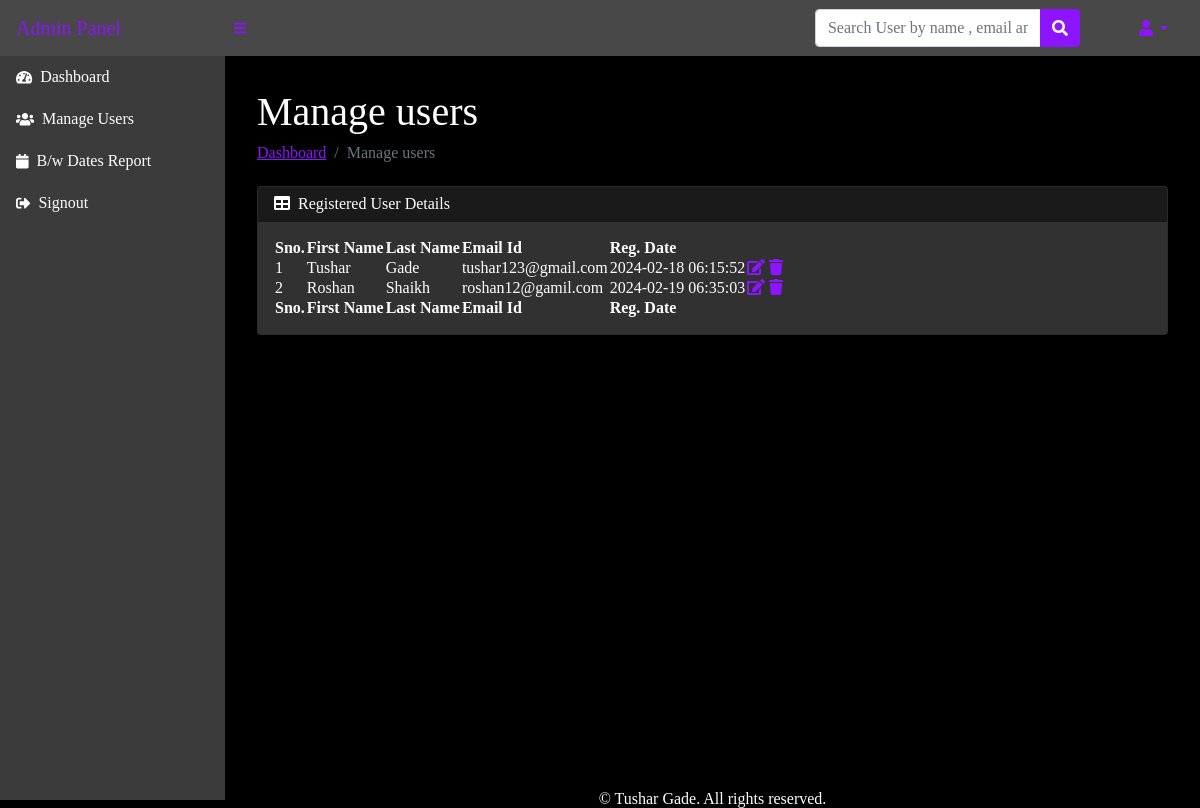
/loginsystem/admin/manage-users.php?id=1 (signed in), run on the app's committed database.
### tables this page shows
CREATE TABLE `users` (
  `id` int(11) NOT NULL,
  `fname` varchar(255) DEFAULT NULL,
  `lname` varchar(255) DEFAULT NULL,
  `email` varchar(255) DEFAULT NULL,
  `password` varchar(300) DEFAULT NULL,
  `posting_date` timestamp NOT NULL DEFAULT current_timestamp()
);

### loginsystem/admin/manage-users.php (the view, shortened to what this page needs)
<?php session_start();
include_once('../includes/config.php');
if (strlen($_SESSION['adminid']==0)) {
  header('location:logout.php');
  } else{
   ?>
<!DOCTYPE html>
<html lang="en">
    <head>
        <link href="https://cdn.jsdelivr.net/npm/simple-datatables@latest/dist/style.css" rel="stylesheet" />
        <link href="../css/styles.css" rel="stylesheet" />
    </head>
    <body class="sb-nav-fixed" style="background-color:black; color:white">
      <?php include_once('includes/navbar.php');?>
        <div id="layoutSidenav">
         <?php include_once('includes/sidebar.php');?>
            <div id="layoutSidenav_content">
                <main>
                    <div class="container-fluid px-4">
                        <h1 class="mt-4">Manage users</h1>
                        <ol class="breadcrumb mb-4">
                            <li class="breadcrumb-item"><a href="dashboard.php" style="color:#8d14ff;">Dashboard</a></li>
                            <li class="breadcrumb-item active">Manage users</li>
                        </ol>
                        <div class="card mb-4" style="color:white;background-color:#313131">
                            <div class="card-header" style="background-color:#1a1a1a">
                                <i class="fas fa-table me-1"></i>
                                Registered User Details
                            </div>
                            <div class="card-body">
                                <table id="datatablesSimple">
                                    <thead>
                                        <tr>
                                             <th>Sno.</th>
                                  <th>First Name</th>
                                  <th> Last Name</th>
                                  <th> Email Id</th>
                                  <th>Reg. Date</th>
                                        </tr>
                                    </thead>
                                    <tfoot>
                                        <tr>
                                             <th>Sno.</th>
                                  <th>First Name</th>
                                  <th> Last Name</th>
                                  <th> Email Id</th>
                                  <th>Reg. Date</th>
                                        </tr>
                                    </tfoot>
                                    <tbody>
                                              <?php $ret=mysqli_query($con,"select * from users");
                              $cnt=1;
                              while($row=mysqli_fetch_array($ret))
                              {?>
                              <tr>
                              <td><?php echo $cnt;?></td>
                                  <td><?php echo $row['fname'];?></td>
                                  <td><?php echo $row['lname'];?></td>
                                  <td><?php echo $row['email'];?></td>
                                  <td><?php echo $row['posting_date'];?></td>
                                  <td>
                                     <a href="user-profile.php?uid=<?php echo $row['id'];?>">
                          <i class="fas fa-edit" style="color:#8d14ff;"></i></a>
                                     <a href="manage-users.php?id=<?php echo $row['id'];?>" onClick="return confirm('Do you really want to delete');"><i class="fa fa-trash" aria-hidden="true" style="color:#8d14ff;"></i></a>
                                  </td>
                              </tr>
                              <?php $cnt=$cnt+1; }?>
                                    </tbody>
                                </table>
                            </div>
                        </div>
                    </div>
                </main>
                <div class="copyright-section">
            <span class="copyright-text" style="display:flex;justify-content:center">
                © Tushar Gade. All rights reserved.
            </span>
        </div>
            </div>
        </div>
    </body>
</html>
<?php } ?>

### data on the page
users: fname "Tushar", lname "Gade", email "tushar123@gmail.com", posting_date "2024-02-18 06:15:52"
users: fname "Roshan", lname "Shaikh", email "roshan12@gamil.com", posting_date "2024-02-19 06:35:03"
